Frame 1 (no input): blank canvas, image omitted
Frame 60 (no input): blank canvas, image omitted
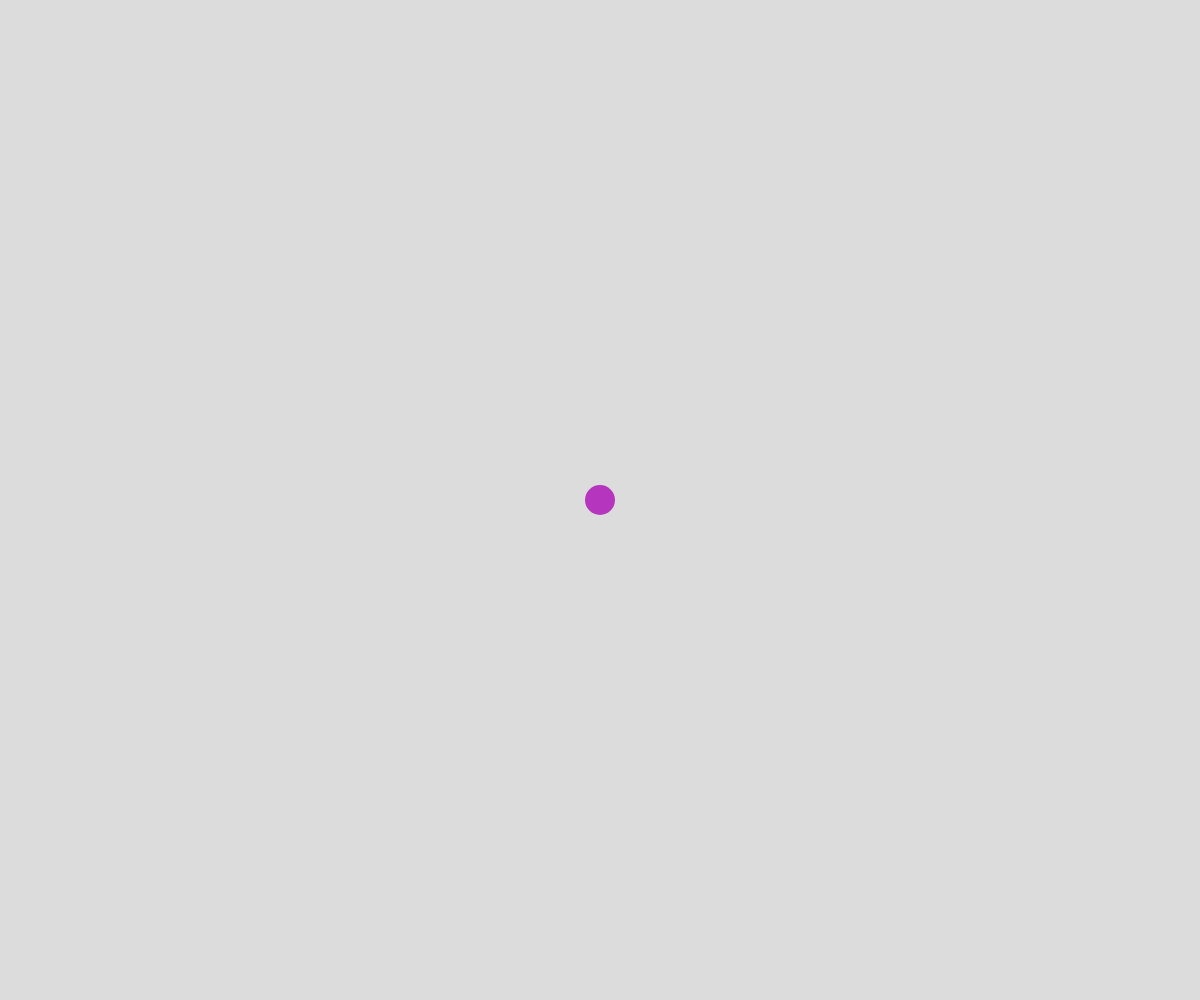
Frame 120 (the mouse pressed at the canvas centre since frame 60)

The p5.js sketch whose frames 1 and 60 were blank and that drew this single picture after the mouse press (run headless with seeded random() and noise() and a simulated clock; from frame 60 on, the mouse is pressed at the canvas centre):

// p5.js sketch
// ── sketch.js
// Project Title
// Your Name
// Date
//
// Extra for Experts:
// - describe what you did to take this project "above and beyond"

let points = [];
function setup() {
  createCanvas(windowWidth, windowHeight);
}

function draw() {
  background(220);
  for (let point of points){
    point.display();
    //point.update();
  }
}

function mousePressed(){
  let thePoint  = new movingPoint(mouseX, mouseY);
  points.push(thePoint);
}

class movingPoint {
  constructor(x, y){
    this.x = x;
    this.y = y;
    this.color = color(random(255), random(255), random(255) );
    this.radius = 15;
    this.time = random(1000);
    this.deltaTime = 0.01;
    this.reach = 150;
  }

  display(){
    noStroke();
    fill(this.color);
    circle(this.x, this.y, this.radius * 2);
  }

  update(){
    let dx = noise(this.xTime);
    this.dx = map(dx, 0, 1, -5, 5);
    let dy = noise(this.yTime);
    this.dy = map(dy, 0,1,-5,5);
   
    this.x += this.dx;
    this.y += this.dy;

    this.xTime += this.deltaTime;
    this.yTime += this.deltaTime;
  }
  connectTo(pointsArray){
    for (let otherPoint of pointsArray){
      if (this !== otherPoint){
        if (dist(this.x, this.y, otherPoint.x, otherPoint.y) < this.reach){
          stroke(this.color);
          line(this.x, this.y, otherPoint.x, otherPoint.y);
        }
      }
    }
  }

}
